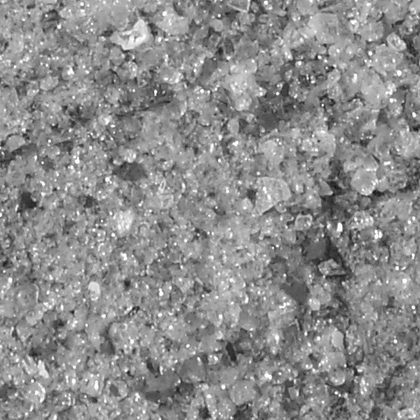
%> input picture data/glass/glass1_t0.png, 420 x 420 px, shrunk from 512 x 512 before the run
$ octave create_test.m   (GNU Octave 9; MATLAB toolbox functions it lacks are replaced by stand-ins)
%> lines starting %> are read from the running program, lines starting %| are printed output that depends on the picture
%% Create test images for segmentation

% diagonal
img1 = double(rgb2gray(imread('data/glass/glass1_t0.png')) ) / 255;
%> img1: size 420x420 double; min 0.0745, max 1, mean 0.549
img2 = double(rgb2gray(imread('data/bark/bark13_t0.png')) ) / 255;
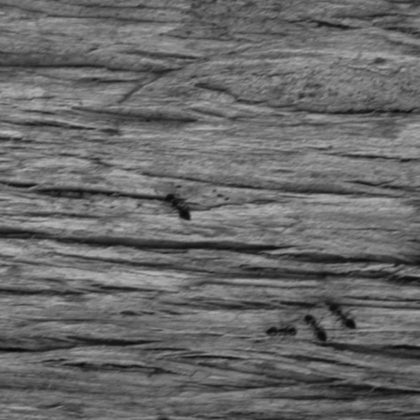
%> input picture data/bark/bark13_t0.png, 420 x 420 px, shrunk from 512 x 512 before the run
%> img2: size 420x420 double; min 0.0353, max 0.741, mean 0.41

% assume both images are squares and
row = size(img1, 1);
%> row = 420
img = zeros(size(img1));
for i = 1: row
    for j = 1: row
        if (i + j < row / 2) || (i + j > 3 * row / 2)
            img(i, j) = img1(i, j);
        else
            img(i, j) = img2(i, j);
            %img(i, j) = 0.5;
        end
    end
end
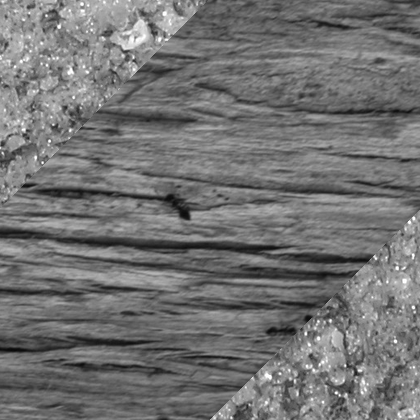
%> img: size 420x420 double; min 0.0353, max 1, mean 0.449
imshow(img);
imwrite(img, 'data/mytest/test1.png');
